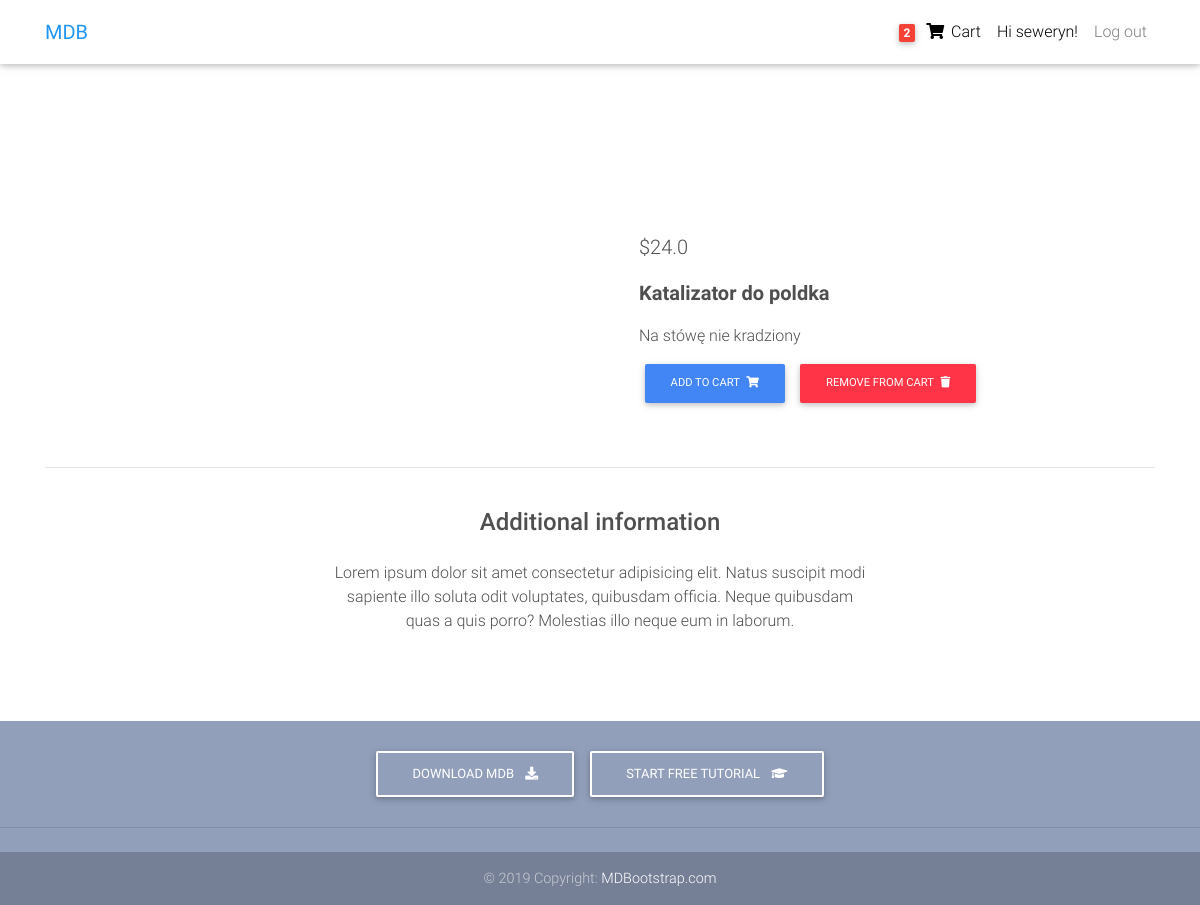
Page /product/2/ (signed in) on the committed database.
### pages/models.py (models this page shows, shortened)
class Order(models.Model):
    customer = models.ForeignKey(settings.AUTH_USER_MODEL, on_delete=models.CASCADE)
    products = models.ManyToManyField(OrderLine)
    orderDate = models.DateTimeField()
    ordered = models.BooleanField(default=False)

class Product(models.Model):
    name = models.CharField(max_length=50)
    price = models.FloatField()
    discountPrice = models.FloatField(blank=True)
    description = models.TextField()
    image = models.ImageField(blank=True)
    def get_add_to_cart_url(self):
        return reverse("pages:add-to-cart", kwargs={
            "pk": self.pk
        })
    def get_remove_from_cart_url(self):
        return reverse("pages:remove-from-cart", kwargs={
            "pk": self.pk
        })

### pages/views.py (the view)
# urls.py: path('product/<pk>/', ProductView.as_view(), name='product'),
class ProductView(DetailView):
    model = Product
    template_name = "pages/product.html"

### pages/templatetags/cart_template_tags.py (called while the page is built)
@register.filter
def cart_item_count(user):
    if user.is_authenticated:
        qs = Order.objects.filter(customer=user, ordered=False)
        if qs.exists():
            return qs[0].products.count()
    return 0

### pages/templates/pages/product.html (shortened to what this page needs)
{% extends 'pages/base.html' %}
{% block content %}
  <main class="mt-5 pt-4">
    <div class="container dark-grey-text mt-5">
      <div class="row wow fadeIn">
        <div class="col-md-6 mb-4">
        </div>
        <div class="col-md-6 mb-4">
          <div class="p-4">
            <p class="lead">
            {% if object.discountPrice %}
              <span class="mr-1">
              <del>${{ object.price }}</del>
              </span>
              <span>${{ object.discountPrice }}</span>
            {% else %}
             <span>${{ object.price }}</span>
            {% endif %}
            </p>
            <p class="lead font-weight-bold">{{ object.name }}</p>
            <p>{{ object.description }}</p>
            <a href="{{ object.get_add_to_cart_url }}" class="btn btn-primary btn-md my-0 p" >Add to cart
                <i class="fas fa-shopping-cart ml-1"></i>
            </a>
            <a href="{{ object.get_remove_from_cart_url }}" class="btn btn-danger btn-md my-0 p" >Remove From cart
                <i class="fas fa-trash ml-1"></i>
            </a>
          </div>
        </div>
      </div>
      <hr>
      <div class="row d-flex justify-content-center wow fadeIn">
        <div class="col-md-6 text-center">
          <h4 class="my-4 h4">Additional information</h4>
          <p>Lorem ipsum dolor sit amet consectetur adipisicing elit. Natus suscipit modi sapiente illo soluta odit
            voluptates,
            quibusdam officia. Neque quibusdam quas a quis porro? Molestias illo neque eum in laborum.</p>
        </div>
      </div>
      <div class="row wow fadeIn">
        <div class="col-lg-4 col-md-12 mb-4">
        </div>
        <div class="col-lg-4 col-md-6 mb-4">
        </div>
        <div class="col-lg-4 col-md-6 mb-4">
        </div>
      </div>
    </div>
  </main>
{% endblock content %}

### pages/templates/pages/base.html (shortened to what this page needs)
{% load static %}
{% load cart_template_tags %}
<!DOCTYPE html>
<html lang="en">
<head>
  <link rel="stylesheet" href="https://use.fontawesome.com/releases/v5.11.2/css/all.css">
  <link href="{% static 'pages/css/bootstrap.min.css' %}" rel="stylesheet">
  <link href="{% static 'pages/css/mdb.min.css' %}" rel="stylesheet">
  <link href="{% static 'pages/css/style.min.css' %}" rel="stylesheet">
</head>
<body>
  <nav class="navbar fixed-top navbar-expand-lg navbar-light white scrolling-navbar">
    <div class="container">
      <a class="navbar-brand waves-effect" href="/">
        <strong class="blue-text">MDB</strong>
      </a>
      <div class="collapse navbar-collapse" id="navbarSupportedContent">
        <ul class="navbar-nav nav-flex-icons">
            {% if user.is_authenticated %}
            <li class="nav-item">
                <a href="{% url 'pages:order-summary' %}" class="nav-link waves-effect">
                {% if request.user|cart_item_count != 0 %}
                  <span class="badge red z-depth-1 mr-1"> {{ request.user|cart_item_count }} </span>
                {% endif %}
                <i class="fas fa-shopping-cart"></i>
                <span class="clearfix d-none d-sm-inline-block"> Cart </span>
                </a>
            </li>
            <li class="nav-item">
                 <a class="nav-link waves-effect">
                Hi {{ user.username }}!
                </a>
            </li>
                <a class="nav-link waves-effect" href="{% url 'logout' %}">Log out</a>
            {% else %}
             </li class="nav-item">
                <a class="nav-link waves-effect" href="{% url 'login' %}">Log in</a>
            </li>
            {% endif %}
        </ul>
      </div>
    </div>
  </nav>
  <div class="mt-5 pt-4">
    </div>
    {% block content %}
    {% endblock content %}
    {% include 'pages/footer.html' %}
</body>
</html>

### pages/templates/pages/base.html (style rules this page uses)
html, body, header, .carousel { height: 60vh; }

### rows in the picture
Product: price "24.0", name "Katalizator do poldka", description "Na stówę nie kradziony"

### other values in the picture
{{ request.user|cart_item_count }} "2"
{{ user.username }} "seweryn"
